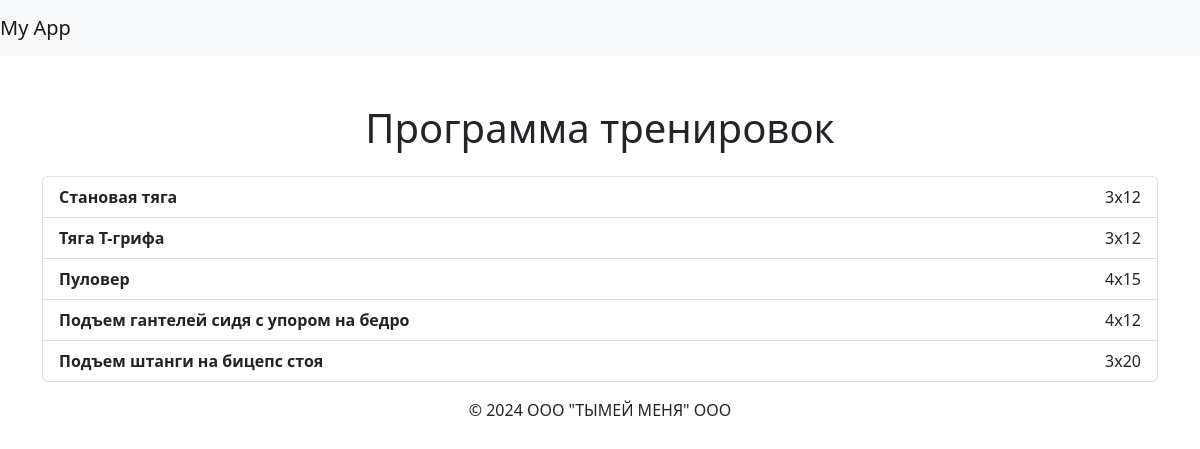
Screenshot of /combinations/intensity/workouts/1 with the database file from the repository.
### models.py (models this page shows)
class Base(DeclarativeBase):
    pass

class Workouts(Base):
    __tablename__ = "workouts"
    id: Mapped [intpk]
    exercise: Mapped[str]
    intensity: Mapped[int] = mapped_column(ForeignKey('intensity.id'))
    periodicity: Mapped[str]
    combination_id:  Mapped[int] = mapped_column(ForeignKey('combinations_muscles_types.id'))
    training_number: Mapped[int]

### main.py (the view)
@app.get("/combinations/intensity/workouts/{id}", response_class=HTMLResponse)
async def enter_combination(request: Request, id: int):
    workouts = get_workouts(id)
    return templates.TemplateResponse(name="user_workouts.html", context={"request":request, "workouts": workouts})

### templates/user_workouts.html (shortened to what this page needs)
{% extends "base.html" %}
{% block content %}
<div class="container mt-5">
    <h1 class="text-center mb-4">Программа тренировок</h1>
    <ul class="list-group">
        {% for tren in workouts %}
        <li class="list-group-item d-flex justify-content-between align-items-center">
            <span class="fw-bold me-3">{{ tren.title }}</span>
            <span class="text-end" style="width: 120px;">{{ tren.per }}</span>
        </li>
        {% endfor %}
    </ul>
</div>
{% endblock %}

### rows the page displays
Workouts: title "Становая тяга", per "3x12"
Workouts: title "Тяга Т-грифа", per "3x12"
Workouts: title "Пуловер", per "4x15"
Workouts: title "Подъем гантелей сидя с упором на бедро", per "4x12"
Workouts: title "Подъем штанги на бицепс стоя", per "3x20"
